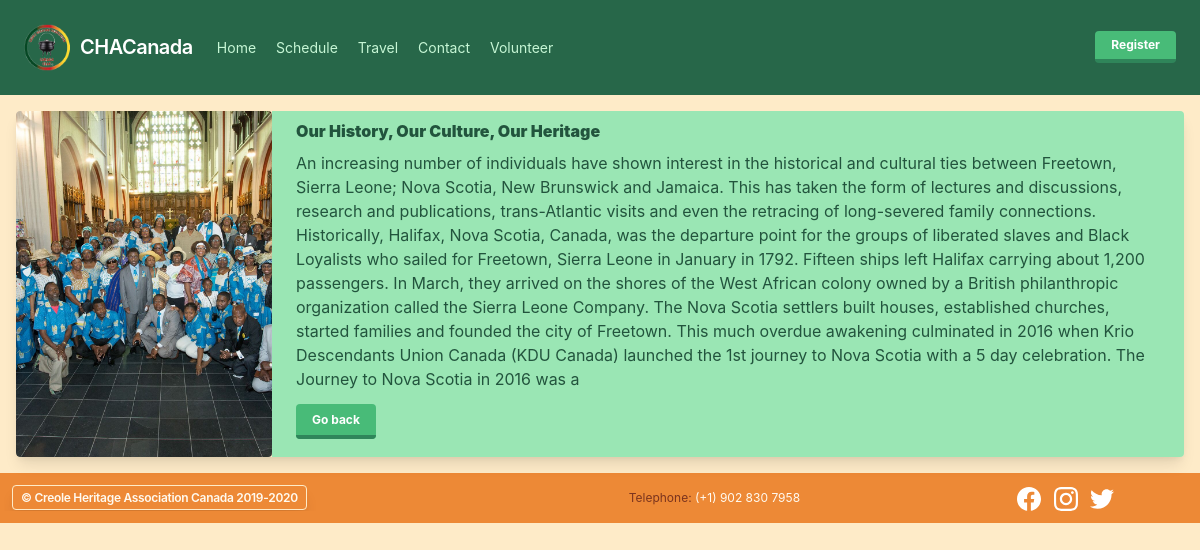
The page /Our History, Our Culture, Our Heritage/detail on the database its author committed.
### chac/models.py (models this page shows, shortened)
class Post(models.Model):
	creation_date = models.DateTimeField('date posted')
	post_title = models.CharField(max_length=200)
	post_short_text = models.CharField(max_length=500)
	post_content = models.CharField(max_length=3000)
	post_image_url = models.CharField(max_length=200)

### chac/views.py (the view)
# urls.py: path('<str:post_title>/detail', views.detail, name='detail'),
def detail(request, post_title):
	post = Post.objects.get(post_title=post_title)
	context = {
		"post": post,
	}
	return render(request, 'chac/detail.html', context)

### chac/templates/chac/detail.html
{% load static %}
<link rel="stylesheet" type="text/css" href="{% static 'chac/styles.css' %}">
{% include "chac/meta.html" %}
<body class="bg-orange-200">
    {% include "chac/navbar.html" %}
    <section class="font-sans leading-normal flex">
        <div class="max-w-full shadow-lg rounded overflow-hidden m-4 sm:flex">
            <div class="h-48 sm:h-auto sm:w-48 md:w-64 flex-none bg-cover bg-center rounded rounded-t sm:rounded sm:rounded-l text-center overflow-hidden" style="background-image: url({% static post.post_image_url %})">
            </div>
            <div class="px-6 py-2 bg-green-300">
                <h2 class="mb-2 font-black text-green-900">{{ post.post_title }}</h2>
                <p class="mb-4 text-green-900 text-m">{{ post.post_content|safe }}</p>
                <p class="my-5">
                    <a class="bg-green-500 hover:bg-green-400 text-white font-bold py-2 px-4 text-xs border-b-4 border-green-700 hover:border-green-500 rounded" href="{% url 'index' %}">
                        Go back
                    </a>
                </p>
            </div>
        </div>
    </section>
    {% include "chac/footer.html" %}
</body>

### rows shown on the page
Post: post_image_url (picture), post_title "Our History, Our Culture, Our Heritage", post_content "An increasing number of individuals have shown interest in the historical and cultural ties between Freetown, Sierra Leone; Nova Scotia, New Brunswick and Jamaica. This has taken the form of lectures and discussions, research and publications, trans-Atlantic visits and even the retracing of long-severed family connections. Historically, Halifax, Nova Scotia, Canada, was the departure point for the groups of liberated slaves and Black Loyalists who sailed for Freetown, Sierra Leone in January in 1792. Fifteen ships left Halifax carrying about 1,200 passengers. In March, they arrived on the shores of the West African colony owned by a British philanthropic organization called the Sierra Leone…"
